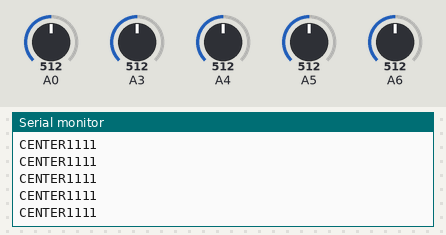
Simulated run of this sketch. Board: Arduino Uno, built with avr-gcc and run on an emulated ATmega328P. Parts: the last lines printed to the serial monitor. The inputs (shaded band) are chosen by the test bench; at power-on: A4 = 512, A0 = 512, A3 = 512, A5 = 512, A6 = 512.

Above: at 1.2 s.
1.3 s: A4 set to 716
At 1.32 s:
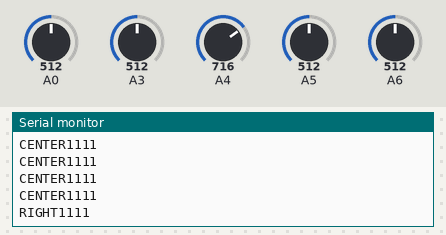
3.2 s: A4 set to 306
At 3.25 s:
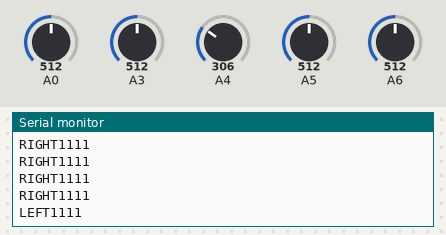

The sketch:

sketch_dec26a.ino
```cpp
void setup() {
  pinMode(2, INPUT);
  pinMode(A5, INPUT);
  pinMode(A4, INPUT);
  Serial.begin(9600);
}

void loop() {
  int A1 = analogRead(A4);
  int A2 = analogRead(A5);
/*

  Serial.print("X: ");
  Serial.print(A1);
  Serial.print(" | Y: ");
  Serial.println(A2);
*/

  int centerThreshold = 20;
  int centerX = 504;
  int centerY = 522;
  int x = analogRead(A3);
  x= ceil(x/1023.0);
  int y = analogRead(A2);
  y= ceil(y/1023.0);
  int a = analogRead(A1);
  a= ceil(a/1023.0);
  int b = analogRead(A0);
  b= ceil(b/1023.0);
String strX = String(x);
String strY = String(y);
String strA = String(a);
String strB = String(b);
String con = strX + strY + strA + strB;
  if (abs(A1 - centerX) < centerThreshold && abs(A2 - centerY) < centerThreshold) {
    Serial.println("CENTER"+con);
  } else if (A1 > centerX + centerThreshold) {
    Serial.println("RIGHT"+con);
  } else if (A1 < centerX - centerThreshold) {
    Serial.println("LEFT"+con);
  } else if (A2 > centerY + centerThreshold) {
    Serial.println("DOWN"+con);
  } else if (A2 < centerY - centerThreshold) {
    Serial.println("UP"+con);
  }

  delay(100);
}
```

Measured:
- after the input at 1.3 s, the serial monitor: prints a new line at once (image 1)
- after the input at 3.2 s, the serial monitor: prints a new line at once (image 2)
